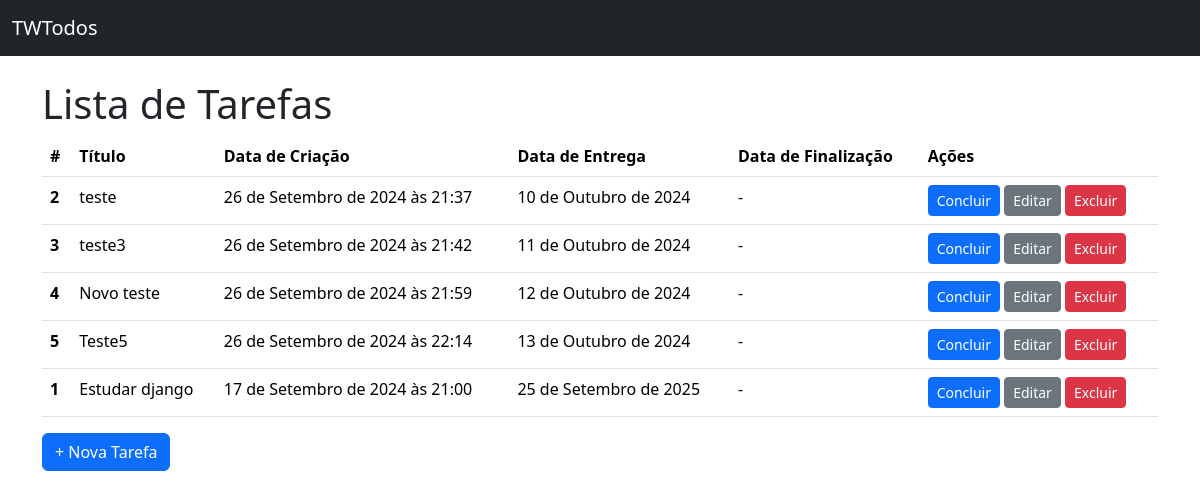
Before: / with the older database file.
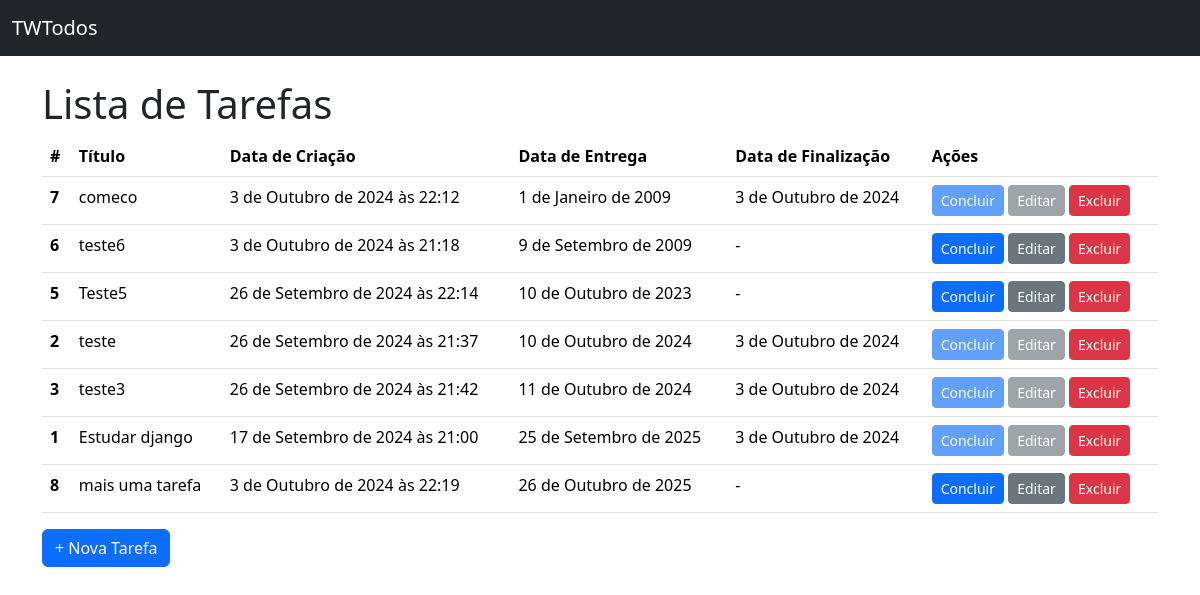
After: the same page with the newer database file.
### todos/models.py (models this page shows, shortened)
class Todo(models.Model):
    title = models.CharField(verbose_name="Titulo", max_length=100, null=False, blank=False)
    created_at = models.DateTimeField( auto_now_add=True, null=False, blank=False)
    deadline = models.DateField(verbose_name="Data de Entrega",null=False, blank=False)
    finished_at = models.DateField(null=True)
    class Meta:
        ordering = ["deadline"]

### todos/views.py (the view)
# urls.py: path("", TodoListView.as_view(), name="url_todo_list"),
class TodoListView(ListView):
    model = Todo

### todos/templates/todos/todo_list.html (shortened to what this page needs)
{% extends "base.html" %}
{% block block_content %}
        <h1>Lista de Tarefas</h1>
        {% if todo_list %}
            <table class="table">
                <thead>
                <tr>
                    <th scope="col">#</th>
                    <th scope="col">Título</th>
                    <th scope="col">Data de Criação</th>
                    <th scope="col">Data de Entrega</th>
                    <th scope="col">Data de Finalização</th>
                    <th scope="col">Ações</th>
                </tr>
                </thead>
                <tbody>
                    {% for todo in todo_list %}
                        <tr>
                            <th scope="row">{{ todo.id }}</th>
                            <td>{{ todo.title }}</td>
                            <td>{{ todo.created_at|default:" - " }}</td>
                            <td>{{ todo.deadline|default:" - " }}</td>
                            <td>{{ todo.finished_at|default:" - " }}</td>
                            <td>
                                <a  href="{% url "url_todo_complete" pk=todo.pk %}"
                                    class="btn btn-primary btn-sm {% if todo.finished_at %}disabled{% endif %}"
                                >
                                    Concluir
                                </a>
                                <a  href="{% url "url_todo_update" pk=todo.pk %}"
                                    class="btn btn-secondary btn-sm {% if todo.finished_at %}disabled{% endif %}"
                                >
                                    Editar
                                </a>
                                <a href="{% url "url_todo_delete" pk=todo.pk %}" class="btn btn-danger btn-sm">Excluir</a>
                            </td>
                        </tr>
                    {% endfor %}
                </tbody>
            </table>
        {% else %}
            <p>Não há Tarefas cadastradas !</p>
        {% endif %}
        <a href="{% url 'url_todo_create' %}" class="btn btn-primary">+ Nova Tarefa</a>
{% endblock  %}

### todos/templates/base.html (shortened to what this page needs)
<!DOCTYPE html>
<html lang="pt-br">
  <head>
    <link href="https://cdn.jsdelivr.net/npm/bootstrap@5.3.3/dist/css/bootstrap.min.css" rel="stylesheet">
  </head>
  <body>
    <nav class="navbar bg-dark mb-4" data-bs-theme="dark" >
        <div class="container-fluid">
            <a class="navbar-brand" href="{% url "url_todo_list" %}">TWTodos</a>
        </div>
    </nav>
    <main class="container">
        {% block block_content %}{% endblock block_content %}
    </main>
  </body>
</html>

Changed rows visible on the page:
removed Todo: id "4", title "Novo teste", created_at "26 de Setembro de 2024 às 21:59", deadline "12 de Outubro de 2024", finished_at "-"
added Todo: id "7", title "comeco", created_at "3 de Outubro de 2024 às 22:12", deadline "1 de Janeiro de 2009", finished_at "3 de Outubro de 2024"
added Todo: id "6", title "teste6", created_at "3 de Outubro de 2024 às 21:18", deadline "9 de Setembro de 2009", finished_at "-"
changed Todo "Teste5": deadline "13 de Outubro de 2024" → "10 de Outubro de 2023"; moves up the list
changed Todo "teste": finished_at "-" → "3 de Outubro de 2024"
changed Todo "teste3": finished_at "-" → "3 de Outubro de 2024"
changed Todo "Estudar django": finished_at "-" → "3 de Outubro de 2024"
added Todo: id "8", title "mais uma tarefa", created_at "3 de Outubro de 2024 às 22:19", deadline "26 de Outubro de 2025", finished_at "-"
